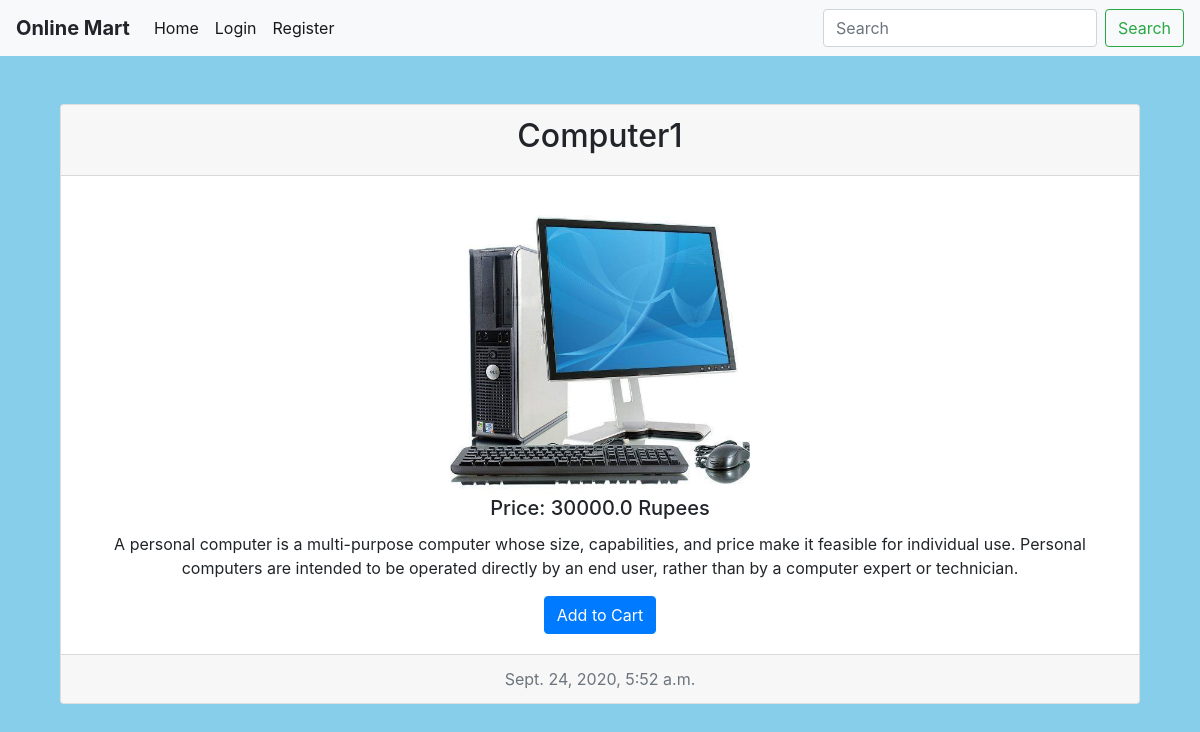
The app's page /item/2 with its own data.
### main/models.py (models this page shows, shortened)
class Item(models.Model):
    name = models.CharField(max_length=200,blank=True,null=True)
    description = models.TextField(max_length=1000,blank=True,null=True)
    price = models.FloatField(null=True,blank=True)
    time_of_creation = models.DateTimeField(auto_now=True,blank=True)
    img = models.ImageField(null=True,blank=True,upload_to="imgs")

### main/views.py (the view)
# urls.py: path("item/<int:pk>", views.item_view, name="item_view"),
def item_view(request,pk):
    item = get_object_or_404(Item,pk=pk)
    context = {"item":item}
    return render(request,"main/item_view.html",context)

### main/templates/main/item_view.html
{% extends 'main/header.html' %}
{% block content %}
<br><br>
  <div class="container">
      <div class="container-fluid">
        <div class="card text-center">
            <div class="card-header ">
              <h2 class="animate__animated animate__rubberBand">{{item.name}}</h2>
            </div>
            <div class="card-body">
              <img class="card-img-top animate__animated animate__zoomIn" src="{{item.img.url}}" alt="Card image cap" style="height: 300px; width: 300px;">
              <h5 class="card-title">Price: {{item.price}} Rupees</h5>
              <p class="card-text">{{item.description}}</p>
              <a href="/home" class="btn btn-primary" id="ItemID-{{item.id}}" onclick="AddToCart(this.id);">Add to Cart</a>
            </div>
            <div class="card-footer text-muted">
              {{item.time_of_creation}}
            </div>
          </div>
      </div>
  </div>
  <br><br>
{% endblock %}

### records on screen
Item: name "Computer1", img (picture), price "30000.0", description "A personal computer is a multi-purpose computer whose size, capabilities, and price make it feasible for individual use. Personal computers are intended to be operated directly by an end user, rather than by a computer expert or technician.", time_of_creation "Sept. 24, 2020, 5:52 a.m."
